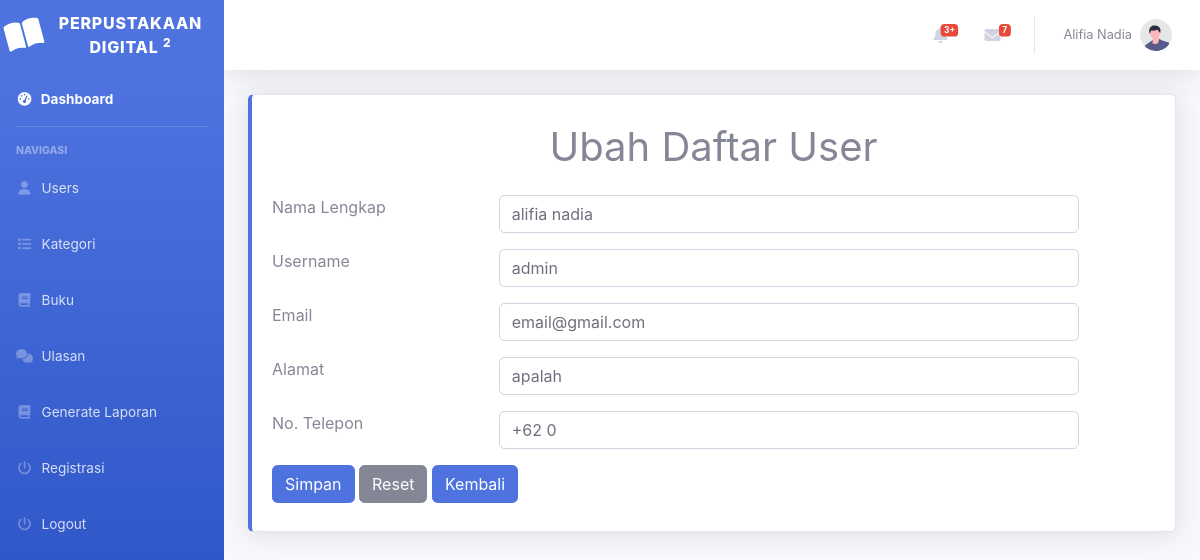
The app's page /index.php?page=user_ubah&id=1 (signed in) with its own data.
### tables this page shows
CREATE TABLE `user` (
  `id_user` int(11) NOT NULL,
  `role` enum('admin','petugas','peminjam') NOT NULL,
  `username` varchar(100) NOT NULL,
  `password` varchar(100) NOT NULL,
  `email` varchar(100) NOT NULL,
  `nama_lengkap` varchar(100) NOT NULL,
  `alamat` text NOT NULL,
  `telepon` int(13) NOT NULL
);

### user_ubah.php (the view, shortened to what this page needs)
<div class="container">
    <div class="card border-left-primary shadow h-100 py-2">
        <div class="card-body">
            <h1 class="justify-content-center d-flex">Ubah Daftar User</h1>
            <div class="row">
                <div class="col-md-12">
                    <form action="" method="POST">
                        <?php
                        $id = $_GET['id'];
                        $query = mysqli_query($conn, "SELECT * FROM user WHERE id_user = $id");
                        $data = mysqli_fetch_array($query);
                        ?>
                        <div class="row my-3">
                            <div class="col-md-3">Nama Lengkap</div>
                            <div class="col-md-8"><input type="text" value="<?php echo $data['nama_lengkap']; ?>" class="form-control" name="nama_lengkap"></div>
                        </div>
                        <div class="row my-3">
                            <div class="col-md-3">Username</div>
                            <div class="col-md-8"><input type="text" value="<?php echo $data['username']; ?>" class="form-control" name="username"></div>
                        </div>
                        <div class="row my-3">
                            <div class="col-md-3">Email</div>
                            <div class="col-md-8"><input type="text" value="<?php echo $data['email']; ?>" class="form-control" name="email"></div>
                        </div>
                        <div class="row my-3">
                            <div class="col-md-3">Alamat</div>
                            <div class="col-md-8"><input type="text" value="<?php echo $data['alamat']; ?>" class="form-control" name="alamat"></div>
                        </div>
                        <div class="row my-3">
                            <div class="col-md-3">No. Telepon</div>
                            <div class="col-md-8"><input type="text" value="+62 <?php echo $data['telepon']; ?>" class="form-control" name="telepon"></div>
                        </div>
                        <div class="row">
                            <div class="col-md-8">
                                <button type="submit" class="btn btn-primary" name="submit">Simpan</button>
                                <button type="reset" class="btn btn-secondary">Reset</button>
                                <a href="?page=user" class="btn btn-primary">Kembali</a>
                            </div>
                        </div>
                    </form>
                </div>
            </div>
        </div>
    </div>
</div>

### records on screen
user: nama_lengkap "alifia nadia", username "admin", email "email@gmail.com", alamat "apalah", telepon "+62 0"

### other values on screen
$_SESSION['nama_lengkap'] "Alifia Nadia"
